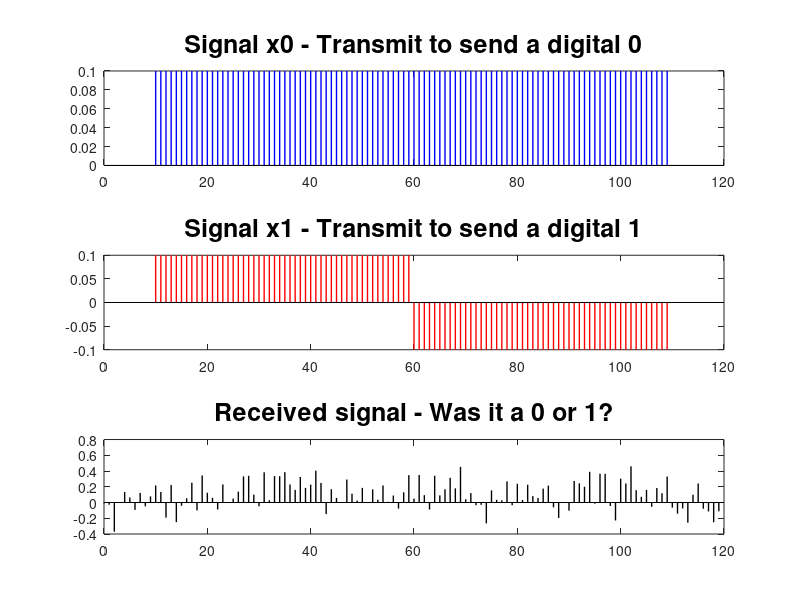

This chart was generated by the following MATLAB code:
%%%
N = 120;
n = 0:N-1;
x0 = [zeros(10,1); ones(100,1); zeros(10,1)];
x0 = x0/norm(x0);
x1 = [zeros(10,1); ones(50,1); -ones(50,1); zeros(10,1)];
x1 = x1/norm(x1);
signals=[x0,x1];
subplot(311)
stem(n,x0,'b','Marker','none','LineWidth',1)
title('Signal x0 - Transmit to send a digital 0','fontsize',18)
subplot(312)
stem(n,x1,'r','Marker','none','LineWidth',1)
title('Signal x1 - Transmit to send a digital 1','fontsize',18)

% received signal is either x0 or x1 with additive noise
y = signals(:,round(rand(1,1))+1) + 0.2*randn(size(x1));

subplot(313)
stem(n,y,'k','Marker','none','LineWidth',1)
title('Received signal - Was it a 0 or 1?','fontsize',18)

% computes the inner products between y and both x0 and x1:
innerproduct0 = abs( y' * x0 )
innerproduct1 = abs( y' * x1 )

 
%%%%
%%%% Write code below that stores a 0 or 1 into RECEIVEDBIT
%%%% based upon whether x0 or x1 was the more likely transmission
%%%% (hint: it should only take one or two lines of code)
if innerproduct0>innerproduct1
    RECEIVEDBIT=0
else
    RECEIVEDBIT=1
end
 